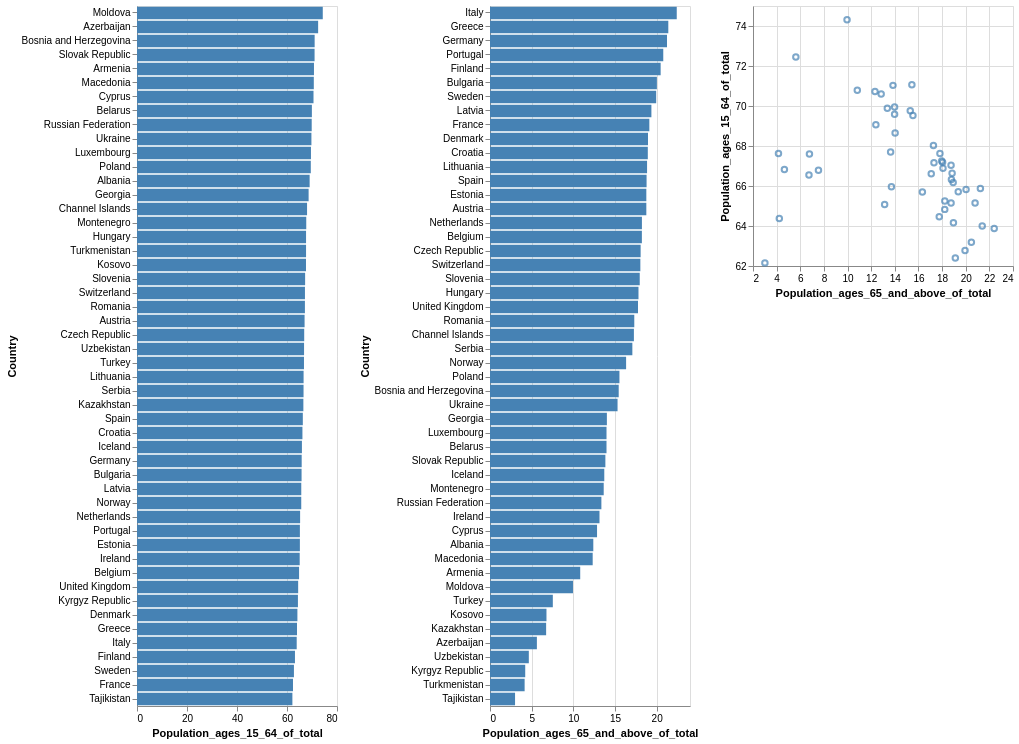

The specification (Vega-Lite) saved for this image:
### Vega specification from a JSON file in a GitHub repository (floating-point values rounded to 4 significant figures)
{"$schema": "https://vega.github.io/schema/vega/v5.json", "autosize": "pad", "padding": 5, "data": [{"name": "brush_store"}, {"name": "source_0", "values": [{"Code": "ALB", "Country": "Albania", "Population_ages_15_64_of_total": 69.06, "Population_ages_65_and_above_of_total": 12.4}, {"Code": "ARM", "Country": "Armenia", "Population_ages_15_64_of_total": 70.79, "Population_ages_65_and_above_of_total": 10.83}, {"Code": "AUT", "Country": "Austria", "Population_ages_15_64_of_total": 67.03, "Population_ages_65_and_above_of_total": 18.76}, {"Code": "AZE", "Country": "Azerbaijan", "Population_ages_15_64_of_total": 72.46, "Population_ages_65_and_above_of_total": 5.626}, {"Code": "BLR", "Country": "Belarus", "Population_ages_15_64_of_total": 69.95, "Population_ages_65_and_above_of_total": 13.98}, {"Code": "BEL", "Country": "Belgium", "Population_ages_15_64_of_total": 64.83, "Population_ages_65_and_above_of_total": 18.22}, {"Code": "BIH", "Country": "Bosnia and Herzegovina", "Population_ages_15_64_of_total": 71.06, "Population_ages_65_and_above_of_total": 15.44}, {"Code": "BGR", "Country": "Bulgaria", "Population_ages_15_64_of_total": 65.83, "Population_ages_65_and_above_of_total": 20.03}, {"Code": "CHI", "Country": "Channel Islands", "Population_ages_15_64_of_total": 68.02, "Population_ages_65_and_above_of_total": 17.27}, {"Code": "HRV", "Country": "Croatia", "Population_ages_15_64_of_total": 66.17, "Population_ages_65_and_above_of_total": 18.94}, {"Code": "CYP", "Country": "Cyprus", "Population_ages_15_64_of_total": 70.6, "Population_ages_65_and_above_of_total": 12.85}, {"Code": "CZE", "Country": "Czech Republic", "Population_ages_15_64_of_total": 66.88, "Population_ages_65_and_above_of_total": 18.08}, {"Code": "DNK", "Country": "Denmark", "Population_ages_15_64_of_total": 64.16, "Population_ages_65_and_above_of_total": 18.96}, {"Code": "EST", "Country": "Estonia", "Population_ages_15_64_of_total": 65.15, "Population_ages_65_and_above_of_total": 18.76}, {"Code": "FIN", "Country": "Finland", "Population_ages_15_64_of_total": 63.18, "Population_ages_65_and_above_of_total": 20.48}, {"Code": "FRA", "Country": "France", "Population_ages_15_64_of_total": 62.4, "Population_ages_65_and_above_of_total": 19.12}, {"Code": "GEO", "Country": "Georgia", "Population_ages_15_64_of_total": 68.65, "Population_ages_65_and_above_of_total": 14.03}, {"Code": "DEU", "Country": "Germany", "Population_ages_15_64_of_total": 65.87, "Population_ages_65_and_above_of_total": 21.24}, {"Code": "GRC", "Country": "Greece", "Population_ages_15_64_of_total": 64.0, "Population_ages_65_and_above_of_total": 21.4}, {"Code": "HUN", "Country": "Hungary", "Population_ages_15_64_of_total": 67.62, "Population_ages_65_and_above_of_total": 17.82}, {"Code": "ISL", "Country": "Iceland", "Population_ages_15_64_of_total": 65.97, "Population_ages_65_and_above_of_total": 13.71}, {"Code": "IRL", "Country": "Ireland", "Population_ages_15_64_of_total": 65.08, "Population_ages_65_and_above_of_total": 13.14}, {"Code": "ITA", "Country": "Italy", "Population_ages_15_64_of_total": 63.88, "Population_ages_65_and_above_of_total": 22.41}, {"Code": "KAZ", "Country": "Kazakhstan", "Population_ages_15_64_of_total": 66.55, "Population_ages_65_and_above_of_total": 6.736}, {"Code": "XKX", "Country": "Kosovo", "Population_ages_15_64_of_total": 67.6, "Population_ages_65_and_above_of_total": 6.776}, {"Code": "KGZ", "Country": "Kyrgyz Republic", "Population_ages_15_64_of_total": 64.37, "Population_ages_65_and_above_of_total": 4.227}, {"Code": "LVA", "Country": "Latvia", "Population_ages_15_64_of_total": 65.71, "Population_ages_65_and_above_of_total": 19.37}, {"Code": "LTU", "Country": "Lithuania", "Population_ages_15_64_of_total": 66.64, "Population_ages_65_and_above_of_total": 18.85}, {"Code": "LUX", "Country": "Luxembourg", "Population_ages_15_64_of_total": 69.58, "Population_ages_65_and_above_of_total": 13.98}, {"Code": "MDA", "Country": "Moldova", "Population_ages_15_64_of_total": 74.31, "Population_ages_65_and_above_of_total": 9.958}, {"Code": "MNE", "Country": "Montenegro", "Population_ages_15_64_of_total": 67.7, "Population_ages_65_and_above_of_total": 13.65}, {"Code": "NLD", "Country": "Netherlands", "Population_ages_15_64_of_total": 65.25, "Population_ages_65_and_above_of_total": 18.23}, {"Code": "NOR", "Country": "Norway", "Population_ages_15_64_of_total": 65.7, "Population_ages_65_and_above_of_total": 16.33}, {"Code": "POL", "Country": "Poland", "Population_ages_15_64_of_total": 69.52, "Population_ages_65_and_above_of_total": 15.53}, {"Code": "PRT", "Country": "Portugal", "Population_ages_15_64_of_total": 65.16, "Population_ages_65_and_above_of_total": 20.79}, {"Code": "ROU", "Country": "Romania", "Population_ages_15_64_of_total": 67.17, "Population_ages_65_and_above_of_total": 17.31}, {"Code": "RUS", "Country": "Russian Federation", "Population_ages_15_64_of_total": 69.88, "Population_ages_65_and_above_of_total": 13.37}, {"Code": "SRB", "Country": "Serbia", "Population_ages_15_64_of_total": 66.62, "Population_ages_65_and_above_of_total": 17.08}, {"Code": "SVK", "Country": "Slovak Republic", "Population_ages_15_64_of_total": 71.03, "Population_ages_65_and_above_of_total": 13.85}, {"Code": "SVN", "Country": "Slovenia", "Population_ages_15_64_of_total": 67.25, "Population_ages_65_and_above_of_total": 17.97}, {"Code": "ESP", "Country": "Spain", "Population_ages_15_64_of_total": 66.33, "Population_ages_65_and_above_of_total": 18.79}, {"Code": "SWE", "Country": "Sweden", "Population_ages_15_64_of_total": 62.77, "Population_ages_65_and_above_of_total": 19.94}, {"Code": "CHE", "Country": "Switzerland", "Population_ages_15_64_of_total": 67.18, "Population_ages_65_and_above_of_total": 18.04}, {"Code": "TJK", "Country": "Tajikistan", "Population_ages_15_64_of_total": 62.16, "Population_ages_65_and_above_of_total": 3.006}, {"Code": "TUR", "Country": "Turkey", "Population_ages_15_64_of_total": 66.79, "Population_ages_65_and_above_of_total": 7.539}, {"Code": "TKM", "Country": "Turkmenistan", "Population_ages_15_64_of_total": 67.62, "Population_ages_65_and_above_of_total": 4.155}, {"Code": "UKR", "Country": "Ukraine", "Population_ages_15_64_of_total": 69.77, "Population_ages_65_and_above_of_total": 15.31}, {"Code": "GBR", "Country": "United Kingdom", "Population_ages_15_64_of_total": 64.47, "Population_ages_65_and_above_of_total": 17.76}, {"Code": "UZB", "Country": "Uzbekistan", "Population_ages_15_64_of_total": 66.82, "Population_ages_65_and_above_of_total": 4.658}, {"Code": "MKD", "Country": "Macedonia", "Population_ages_15_64_of_total": 70.72, "Population_ages_65_and_above_of_total": 12.32}]}, {"name": "data_1", "source": "source_0", "transform": [{"type": "filter", "expr": "datum[\"Population_ages_15_64_of_total\"] !== null && !isNaN(datum[\"Population_ages_15_64_of_total\"])"}]}, {"name": "data_2", "source": "source_0", "transform": [{"type": "filter", "expr": "datum[\"Population_ages_65_and_above_of_total\"] !== null && !isNaN(datum[\"Population_ages_65_and_above_of_total\"])"}]}, {"name": "data_3", "source": "source_0", "transform": [{"type": "filter", "expr": "datum[\"Population_ages_15_64_of_total\"] !== null && !isNaN(datum[\"Population_ages_15_64_of_total\"]) && datum[\"Population_ages_65_and_above_of_total\"] !== null && !isNaN(datum[\"Population_ages_65_and_above_of_total\"])"}]}], "signals": [{"name": "concat_0_width", "value": 200}, {"name": "concat_0_height", "value": 700}, {"name": "concat_1_width", "value": 200}, {"name": "concat_1_height", "value": 700}, {"name": "concat_2_width", "value": 260}, {"name": "concat_2_height", "value": 260}, {"name": "unit", "value": {}, "on": [{"events": "mousemove", "update": "isTuple(group()) ? group() : unit"}]}, {"name": "brush", "update": "vlSelectionResolve(\"brush_store\", \"union\")"}], "layout": {"padding": 20, "bounds": "full", "align": "each"}, "marks": [{"type": "group", "name": "concat_0_group", "style": "cell", "encode": {"update": {"width": {"signal": "concat_0_width"}, "height": {"signal": "concat_0_height"}}}, "signals": [{"name": "brush_y", "value": [], "on": [{"events": {"source": "scope", "type": "mousedown", "filter": ["!event.item || event.item.mark.name !== \"brush_brush\""]}, "update": "[y(unit), y(unit)]"}, {"events": {"source": "window", "type": "mousemove", "consume": true, "between": [{"source": "scope", "type": "mousedown", "filter": ["!event.item || event.item.mark.name !== \"brush_brush\""]}, {"source": "window", "type": "mouseup"}]}, "update": "[brush_y[0], clamp(y(unit), 0, concat_0_height)]"}, {"events": {"signal": "brush_scale_trigger"}, "update": "[0, 0]"}, {"events": {"signal": "brush_translate_delta"}, "update": "clampRange(panLinear(brush_translate_anchor.extent_y, brush_translate_delta.y / span(brush_translate_anchor.extent_y)), 0, concat_0_height)"}, {"events": {"signal": "brush_zoom_delta"}, "update": "clampRange(zoomLinear(brush_y, brush_zoom_anchor.y, brush_zoom_delta), 0, concat_0_height)"}, {"events": [{"source": "scope", "type": "dblclick"}], "update": "[0, 0]"}]}, {"name": "brush_Country", "on": [{"events": {"signal": "brush_y"}, "update": "brush_y[0] === brush_y[1] ? null : invert(\"concat_0_y\", brush_y)"}]}, {"name": "brush_scale_trigger", "value": {}, "on": [{"events": [{"scale": "concat_0_y"}], "update": "(!isArray(brush_Country) || (invert(\"concat_0_y\", brush_y)[0] === brush_Country[0] && invert(\"concat_0_y\", brush_y)[1] === brush_Country[1])) ? brush_scale_trigger : {}"}]}, {"name": "brush_tuple", "on": [{"events": [{"signal": "brush_Country"}], "update": "brush_Country ? {unit: \"concat_0\", fields: brush_tuple_fields, values: [brush_Country]} : null"}]}, {"name": "brush_tuple_fields", "value": [{"field": "Country", "channel": "y", "type": "E"}]}, {"name": "brush_translate_anchor", "value": {}, "on": [{"events": [{"source": "scope", "type": "mousedown", "markname": "brush_brush"}], "update": "{x: x(unit), y: y(unit), extent_y: slice(brush_y)}"}]}, {"name": "brush_translate_delta", "value": {}, "on": [{"events": [{"source": "window", "type": "mousemove", "consume": true, "between": [{"source": "scope", "type": "mousedown", "markname": "brush_brush"}, {"source": "window", "type": "mouseup"}]}], "update": "{x: brush_translate_anchor.x - x(unit), y: brush_translate_anchor.y - y(unit)}"}]}, {"name": "brush_zoom_anchor", "on": [{"events": [{"source": "scope", "type": "wheel", "consume": true, "markname": "brush_brush"}], "update": "{x: x(unit), y: y(unit)}"}]}, {"name": "brush_zoom_delta", "on": [{"events": [{"source": "scope", "type": "wheel", "consume": true, "markname": "brush_brush"}], "force": true, "update": "pow(1.001, event.deltaY * pow(16, event.deltaMode))"}]}, {"name": "brush_modify", "update": "modify(\"brush_store\", brush_tuple, true)"}], "marks": [{"name": "brush_brush_bg", "type": "rect", "clip": true, "encode": {"enter": {"fill": {"value": "#333"}, "fillOpacity": {"value": 0.125}}, "update": {"x": [{"test": "data(\"brush_store\").length && data(\"brush_store\")[0].unit === \"concat_0\"", "value": 0}, {"value": 0}], "y": [{"test": "data(\"brush_store\").length && data(\"brush_store\")[0].unit === \"concat_0\"", "signal": "brush_y[0]"}, {"value": 0}], "x2": [{"test": "data(\"brush_store\").length && data(\"brush_store\")[0].unit === \"concat_0\"", "field": {"group": "width"}}, {"value": 0}], "y2": [{"test": "data(\"brush_store\").length && data(\"brush_store\")[0].unit === \"concat_0\"", "signal": "brush_y[1]"}, {"value": 0}]}}}, {"name": "concat_0_marks", "type": "rect", "style": ["bar"], "from": {"data": "data_1"}, "encode": {"update": {"fill": [{"test": "!(length(data(\"brush_store\"))) || (!(vlSelectionTest(\"brush_store\", datum)))", "value": "steelblue"}, {"value": "goldenrod"}], "x": {"scale": "concat_0_x", "field": "Population_ages_15_64_of_total"}, "x2": {"scale": "concat_0_x", "value": 0}, "y": {"scale": "concat_0_y", "field": "Country"}, "height": {"scale": "concat_0_y", "band": true}}}}, {"name": "brush_brush", "type": "rect", "clip": true, "encode": {"enter": {"fill": {"value": "transparent"}}, "update": {"x": [{"test": "data(\"brush_store\").length && data(\"brush_store\")[0].unit === \"concat_0\"", "value": 0}, {"value": 0}], "y": [{"test": "data(\"brush_store\").length && data(\"brush_store\")[0].unit === \"concat_0\"", "signal": "brush_y[0]"}, {"value": 0}], "x2": [{"test": "data(\"brush_store\").length && data(\"brush_store\")[0].unit === \"concat_0\"", "field": {"group": "width"}}, {"value": 0}], "y2": [{"test": "data(\"brush_store\").length && data(\"brush_store\")[0].unit === \"concat_0\"", "signal": "brush_y[1]"}, {"value": 0}], "stroke": [{"test": "brush_y[0] !== brush_y[1]", "value": "white"}, {"value": null}]}}}], "axes": [{"scale": "concat_0_x", "orient": "bottom", "gridScale": "concat_0_y", "grid": true, "tickCount": {"signal": "ceil(concat_0_width/40)"}, "domain": false, "labels": false, "maxExtent": 0, "minExtent": 0, "ticks": false, "zindex": 0}, {"scale": "concat_0_x", "orient": "bottom", "grid": false, "title": "Population_ages_15_64_of_total", "labelFlush": true, "labelOverlap": true, "tickCount": {"signal": "ceil(concat_0_width/40)"}, "zindex": 0}, {"scale": "concat_0_y", "orient": "left", "grid": false, "title": "Country", "labelOverlap": true, "zindex": 0}]}, {"type": "group", "name": "concat_1_group", "style": "cell", "encode": {"update": {"width": {"signal": "concat_1_width"}, "height": {"signal": "concat_1_height"}}}, "signals": [{"name": "brush_y", "value": [], "on": [{"events": {"source": "scope", "type": "mousedown", "filter": ["!event.item || event.item.mark.name !== \"brush_brush\""]}, "update": "[y(unit), y(unit)]"}, {"events": {"source": "window", "type": "mousemove", "consume": true, "between": [{"source": "scope", "type": "mousedown", "filter": ["!event.item || event.item.mark.name !== \"brush_brush\""]}, {"source": "window", "type": "mouseup"}]}, "update": "[brush_y[0], clamp(y(unit), 0, concat_1_height)]"}, {"events": {"signal": "brush_scale_trigger"}, "update": "[0, 0]"}, {"events": {"signal": "brush_translate_delta"}, "update": "clampRange(panLinear(brush_translate_anchor.extent_y, brush_translate_delta.y / span(brush_translate_anchor.extent_y)), 0, concat_1_height)"}, {"events": {"signal": "brush_zoom_delta"}, "update": "clampRange(zoomLinear(brush_y, brush_zoom_anchor.y, brush_zoom_delta), 0, concat_1_height)"}, {"events": [{"source": "scope", "type": "dblclick"}], "update": "[0, 0]"}]}, {"name": "brush_Country", "on": [{"events": {"signal": "brush_y"}, "update": "brush_y[0] === brush_y[1] ? null : invert(\"concat_1_y\", brush_y)"}]}, {"name": "brush_scale_trigger", "value": {}, "on": [{"events": [{"scale": "concat_1_y"}], "update": "(!isArray(brush_Country) || (invert(\"concat_1_y\", brush_y)[0] === brush_Country[0] && invert(\"concat_1_y\", brush_y)[1] === brush_Country[1])) ? brush_scale_trigger : {}"}]}, {"name": "brush_tuple", "on": [{"events": [{"signal": "brush_Country"}], "update": "brush_Country ? {unit: \"concat_1\", fields: brush_tuple_fields, values: [brush_Country]} : null"}]}, {"name": "brush_tuple_fields", "value": [{"field": "Country", "channel": "y", "type": "E"}]}, {"name": "brush_translate_anchor", "value": {}, "on": [{"events": [{"source": "scope", "type": "mousedown", "markname": "brush_brush"}], "update": "{x: x(unit), y: y(unit), extent_y: slice(brush_y)}"}]}, {"name": "brush_translate_delta", "value": {}, "on": [{"events": [{"source": "window", "type": "mousemove", "consume": true, "between": [{"source": "scope", "type": "mousedown", "markname": "brush_brush"}, {"source": "window", "type": "mouseup"}]}], "update": "{x: brush_translate_anchor.x - x(unit), y: brush_translate_anchor.y - y(unit)}"}]}, {"name": "brush_zoom_anchor", "on": [{"events": [{"source": "scope", "type": "wheel", "consume": true, "markname": "brush_brush"}], "update": "{x: x(unit), y: y(unit)}"}]}, {"name": "brush_zoom_delta", "on": [{"events": [{"source": "scope", "type": "wheel", "consume": true, "markname": "brush_brush"}], "force": true, "update": "pow(1.001, event.deltaY * pow(16, event.deltaMode))"}]}, {"name": "brush_modify", "update": "modify(\"brush_store\", brush_tuple, true)"}], "marks": [{"name": "brush_brush_bg", "type": "rect", "clip": true, "encode": {"enter": {"fill": {"value": "#333"}, "fillOpacity": {"value": 0.125}}, "update": {"x": [{"test": "data(\"brush_store\").length && data(\"brush_store\")[0].unit === \"concat_1\"", "value": 0}, {"value": 0}], "y": [{"test": "data(\"brush_store\").length && data(\"brush_store\")[0].unit === \"concat_1\"", "signal": "brush_y[0]"}, {"value": 0}], "x2": [{"test": "data(\"brush_store\").length && data(\"brush_store\")[0].unit === \"concat_1\"", "field": {"group": "width"}}, {"value": 0}], "y2": [{"test": "data(\"brush_store\").length && data(\"brush_store\")[0].unit === \"concat_1\"", "signal": "brush_y[1]"}, {"value": 0}]}}}, {"name": "concat_1_marks", "type": "rect", "style": ["bar"], "from": {"data": "data_2"}, "encode": {"update": {"fill": [{"test": "!(length(data(\"brush_store\"))) || (!(vlSelectionTest(\"brush_store\", datum)))", "value": "steelblue"}, {"value": "goldenrod"}], "x": {"scale": "concat_1_x", "field": "Population_ages_65_and_above_of_total"}, "x2": {"scale": "concat_1_x", "value": 0}, "y": {"scale": "concat_1_y", "field": "Country"}, "height": {"scale": "concat_1_y", "band": true}}}}, {"name": "brush_brush", "type": "rect", "clip": true, "encode": {"enter": {"fill": {"value": "transparent"}}, "update": {"x": [{"test": "data(\"brush_store\").length && data(\"brush_store\")[0].unit === \"concat_1\"", "value": 0}, {"value": 0}], "y": [{"test": "data(\"brush_store\").length && data(\"brush_store\")[0].unit === \"concat_1\"", "signal": "brush_y[0]"}, {"value": 0}], "x2": [{"test": "data(\"brush_store\").length && data(\"brush_store\")[0].unit === \"concat_1\"", "field": {"group": "width"}}, {"value": 0}], "y2": [{"test": "data(\"brush_store\").length && data(\"brush_store\")[0].unit === \"concat_1\"", "signal": "brush_y[1]"}, {"value": 0}], "stroke": [{"test": "brush_y[0] !== brush_y[1]", "value": "white"}, {"value": null}]}}}], "axes": [{"scale": "concat_1_x", "orient": "bottom", "gridScale": "concat_1_y", "grid": true, "tickCount": {"signal": "ceil(concat_1_width/40)"}, "domain": false, "labels": false, "maxExtent": 0, "minExtent": 0, "ticks": false, "zindex": 0}, {"scale": "concat_1_x", "orient": "bottom", "grid": false, "title": "Population_ages_65_and_above_of_total", "labelFlush": true, "labelOverlap": true, "tickCount": {"signal": "ceil(concat_1_width/40)"}, "zindex": 0}, {"scale": "concat_1_y", "orient": "left", "grid": false, "title": "Country", "labelOverlap": true, "zindex": 0}]}, {"type": "group", "name": "concat_2_group", "style": "cell", "encode": {"update": {"width": {"signal": "concat_2_width"}, "height": {"signal": "concat_2_height"}}}, "signals": [{"name": "brush_x", "value": [], "on": [{"events": {"source": "scope", "type": "mousedown", "filter": ["!event.item || event.item.mark.name !== \"brush_brush\""]}, "update": "[x(unit), x(unit)]"}, {"events": {"source": "window", "type": "mousemove", "consume": true, "between": [{"source": "scope", "type": "mousedown", "filter": ["!event.item || event.item.mark.name !== \"brush_brush\""]}, {"source": "window", "type": "mouseup"}]}, "update": "[brush_x[0], clamp(x(unit), 0, concat_2_width)]"}, {"events": {"signal": "brush_scale_trigger"}, "update": "[scale(\"concat_2_x\", brush_Population_ages_65_and_above_of_total[0]), scale(\"concat_2_x\", brush_Population_ages_65_and_above_of_total[1])]"}, {"events": {"signal": "brush_translate_delta"}, "update": "clampRange(panLinear(brush_translate_anchor.extent_x, brush_translate_delta.x / span(brush_translate_anchor.extent_x)), 0, concat_2_width)"}, {"events": {"signal": "brush_zoom_delta"}, "update": "clampRange(zoomLinear(brush_x, brush_zoom_anchor.x, brush_zoom_delta), 0, concat_2_width)"}, {"events": [{"source": "scope", "type": "dblclick"}], "update": "[0, 0]"}]}, {"name": "brush_Population_ages_65_and_above_of_total", "on": [{"events": {"signal": "brush_x"}, "update": "brush_x[0] === brush_x[1] ? null : invert(\"concat_2_x\", brush_x)"}]}, {"name": "brush_y", "value": [], "on": [{"events": {"source": "scope", "type": "mousedown", "filter": ["!event.item || event.item.mark.name !== \"brush_brush\""]}, "update": "[y(unit), y(unit)]"}, {"events": {"source": "window", "type": "mousemove", "consume": true, "between": [{"source": "scope", "type": "mousedown", "filter": ["!event.item || event.item.mark.name !== \"brush_brush\""]}, {"source": "window", "type": "mouseup"}]}, "update": "[brush_y[0], clamp(y(unit), 0, concat_2_height)]"}, {"events": {"signal": "brush_scale_trigger"}, "update": "[scale(\"concat_2_y\", brush_Population_ages_15_64_of_total[0]), scale(\"concat_2_y\", brush_Population_ages_15_64_of_total[1])]"}, {"events": {"signal": "brush_translate_delta"}, "update": "clampRange(panLinear(brush_translate_anchor.extent_y, brush_translate_delta.y / span(brush_translate_anchor.extent_y)), 0, concat_2_height)"}, {"events": {"signal": "brush_zoom_delta"}, "update": "clampRange(zoomLinear(brush_y, brush_zoom_anchor.y, brush_zoom_delta), 0, concat_2_height)"}, {"events": [{"source": "scope", "type": "dblclick"}], "update": "[0, 0]"}]}, {"name": "brush_Population_ages_15_64_of_total", "on": [{"events": {"signal": "brush_y"}, "update": "brush_y[0] === brush_y[1] ? null : invert(\"concat_2_y\", brush_y)"}]}, {"name": "brush_scale_trigger", "value": {}, "on": [{"events": [{"scale": "concat_2_x"}, {"scale": "concat_2_y"}], "update": "(!isArray(brush_Population_ages_65_and_above_of_total) || (+invert(\"concat_2_x\", brush_x)[0] === +brush_Population_ages_65_and_above_of_total[0] && +invert(\"concat_2_x\", brush_x)[1] === +brush_Population_ages_65_and_above_of_total[1])) && (!isArray(brush_Population_ages_15_64_of_total) || (+invert(\"concat_2_y\", brush_y)[0] === +brush_Population_ages_15_64_of_total[0] && +invert(\"concat_2_y\", brush_y)[1] === +brush_Population_ages_15_64_of_total[1])) ? brush_scale_trigger : {}"}]}, {"name": "brush_tuple", "on": [{"events": [{"signal": "brush_Population_ages_65_and_above_of_total || brush_Population_ages_15_64_of_total"}], "update": "brush_Population_ages_65_and_above_of_total && brush_Population_ages_15_64_of_total ? {unit: \"concat_2\", fields: brush_tuple_fields, values: [brush_Population_ages_65_and_above_of_total,brush_Population_ages_15_64_of_total]} : null"}]}, {"name": "brush_tuple_fields", "value": [{"field": "Population_ages_65_and_above_of_total", "channel": "x", "type": "R"}, {"field": "Population_ages_15_64_of_total", "channel": "y", "type": "R"}]}, {"name": "brush_translate_anchor", "value": {}, "on": [{"events": [{"source": "scope", "type": "mousedown", "markname": "brush_brush"}], "update": "{x: x(unit), y: y(unit), extent_x: slice(brush_x), extent_y: slice(brush_y)}"}]}, {"name": "brush_translate_delta", "value": {}, "on": [{"events": [{"source": "window", "type": "mousemove", "consume": true, "between": [{"source": "scope", "type": "mousedown", "markname": "brush_brush"}, {"source": "window", "type": "mouseup"}]}], "update": "{x: brush_translate_anchor.x - x(unit), y: brush_translate_anchor.y - y(unit)}"}]}, {"name": "brush_zoom_anchor", "on": [{"events": [{"source": "scope", "type": "wheel", "consume": true, "markname": "brush_brush"}], "update": "{x: x(unit), y: y(unit)}"}]}, {"name": "brush_zoom_delta", "on": [{"events": [{"source": "scope", "type": "wheel", "consume": true, "markname": "brush_brush"}], "force": true, "update": "pow(1.001, event.deltaY * pow(16, event.deltaMode))"}]}, {"name": "brush_modify", "update": "modify(\"brush_store\", brush_tuple, true)"}], "marks": [{"name": "brush_brush_bg", "type": "rect", "clip": true, "encode": {"enter": {"fill": {"value": "#333"}, "fillOpacity": {"value": 0.125}}, "update": {"x": [{"test": "data(\"brush_store\").length && data(\"brush_store\")[0].unit === \"concat_2\"", "signal": "brush_x[0]"}, {"value": 0}], "y": [{"test": "data(\"brush_store\").length && data(\"brush_store\")[0].unit === \"concat_2\"", "signal": "brush_y[0]"}, {"value": 0}], "x2": [{"test": "data(\"brush_store\").length && data(\"brush_store\")[0].unit === \"concat_2\"", "signal": "brush_x[1]"}, {"value": 0}], "y2": [{"test": "data(\"brush_store\").length && data(\"brush_store\")[0].unit === \"concat_2\"", "signal": "brush_y[1]"}, {"value": 0}]}}}, {"name": "concat_2_marks", "type": "symbol", "style": ["point"], "from": {"data": "data_3"}, "encode": {"update": {"opacity": {"value": 0.7}, "fill": {"value": "transparent"}, "stroke": [{"test": "!(length(data(\"brush_store\"))) || (!(vlSelectionTest(\"brush_store\", datum)))", "value": "steelblue"}, {"value": "goldenrod"}], "x": [{"test": "datum[\"Population_ages_65_and_above_of_total\"] === null || isNaN(datum[\"Population_ages_65_and_above_of_total\"])", "value": 0}, {"scale": "concat_2_x", "field": "Population_ages_65_and_above_of_total"}], "y": [{"test": "datum[\"Population_ages_15_64_of_total\"] === null || isNaN(datum[\"Population_ages_15_64_of_total\"])", "field": {"group": "height"}}, {"scale": "concat_2_y", "field": "Population_ages_15_64_of_total"}]}}}, {"name": "brush_brush", "type": "rect", "clip": true, "encode": {"enter": {"fill": {"value": "transparent"}}, "update": {"x": [{"test": "data(\"brush_store\").length && data(\"brush_store\")[0].unit === \"concat_2\"", "signal": "brush_x[0]"}, {"value": 0}], "y": [{"test": "data(\"brush_store\").length && data(\"brush_store\")[0].unit === \"concat_2\"", "signal": "brush_y[0]"}, {"value": 0}], "x2": [{"test": "data(\"brush_store\").length && data(\"brush_store\")[0].unit === \"concat_2\"", "signal": "brush_x[1]"}, {"value": 0}], "y2": [{"test": "data(\"brush_store\").length && data(\"brush_store\")[0].unit === \"concat_2\"", "signal": "brush_y[1]"}, {"value": 0}], "stroke": [{"test": "brush_x[0] !== brush_x[1] && brush_y[0] !== brush_y[1]", "value": "white"}, {"value": null}]}}}], "axes": [{"scale": "concat_2_x", "orient": "bottom", "gridScale": "concat_2_y", "grid": true, "tickCount": {"signal": "ceil(concat_2_width/40)"}, "domain": false, "labels": false, "maxExtent": 0, "minExtent": 0, "ticks": false, "zindex": 0}, {"scale": "concat_2_y", "orient": "left", "gridScale": "concat_2_x", "grid": true, "tickCount": {"signal": "ceil(concat_2_height/40)"}, "domain": false, "labels": false, "maxExtent": 0, "minExtent": 0, "ticks": false, "zindex": 0}, {"scale": "concat_2_x", "orient": "bottom", "grid": false, "title": "Population_ages_65_and_above_of_total", "labelFlush": true, "labelOverlap": true, "tickCount": {"signal": "ceil(concat_2_width/40)"}, "zindex": 0}, {"scale": "concat_2_y", "orient": "left", "grid": false, "title": "Population_ages_15_64_of_total", "labelOverlap": true, "tickCount": {"signal": "ceil(concat_2_height/40)"}, "zindex": 0}]}], "scales": [{"name": "concat_0_x", "type": "linear", "domain": {"data": "data_1", "field": "Population_ages_15_64_of_total"}, "range": [0, {"signal": "concat_0_width"}], "nice": true, "zero": true}, {"name": "concat_0_y", "type": "band", "domain": {"data": "source_0", "field": "Country", "sort": {"op": "mean", "field": "Population_ages_15_64_of_total", "order": "descending"}}, "range": [0, {"signal": "concat_0_height"}], "paddingInner": 0.1, "paddingOuter": 0.05}, {"name": "concat_1_x", "type": "linear", "domain": {"data": "data_2", "field": "Population_ages_65_and_above_of_total"}, "range": [0, {"signal": "concat_1_width"}], "nice": true, "zero": true}, {"name": "concat_1_y", "type": "band", "domain": {"data": "source_0", "field": "Country", "sort": {"op": "mean", "field": "Population_ages_65_and_above_of_total", "order": "descending"}}, "range": [0, {"signal": "concat_1_height"}], "paddingInner": 0.1, "paddingOuter": 0.05}, {"name": "concat_2_x", "type": "linear", "domain": {"data": "data_3", "field": "Population_ages_65_and_above_of_total"}, "range": [0, {"signal": "concat_2_width"}], "zero": false, "nice": true}, {"name": "concat_2_y", "type": "linear", "domain": {"data": "data_3", "field": "Population_ages_15_64_of_total"}, "range": [{"signal": "concat_2_height"}, 0], "zero": false, "nice": true}]}
